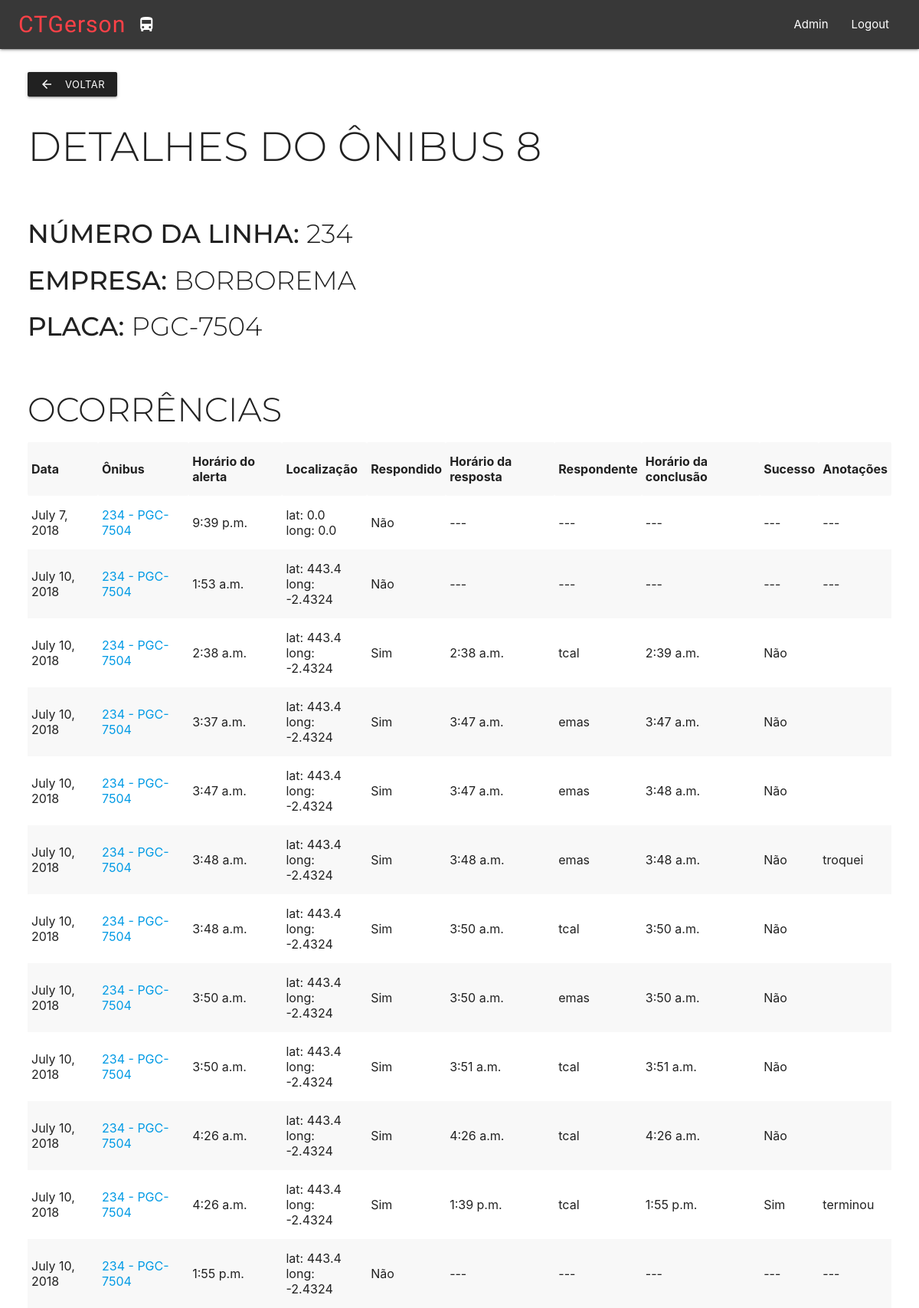
Page /onibus/8/ (signed in) on the earlier database version.
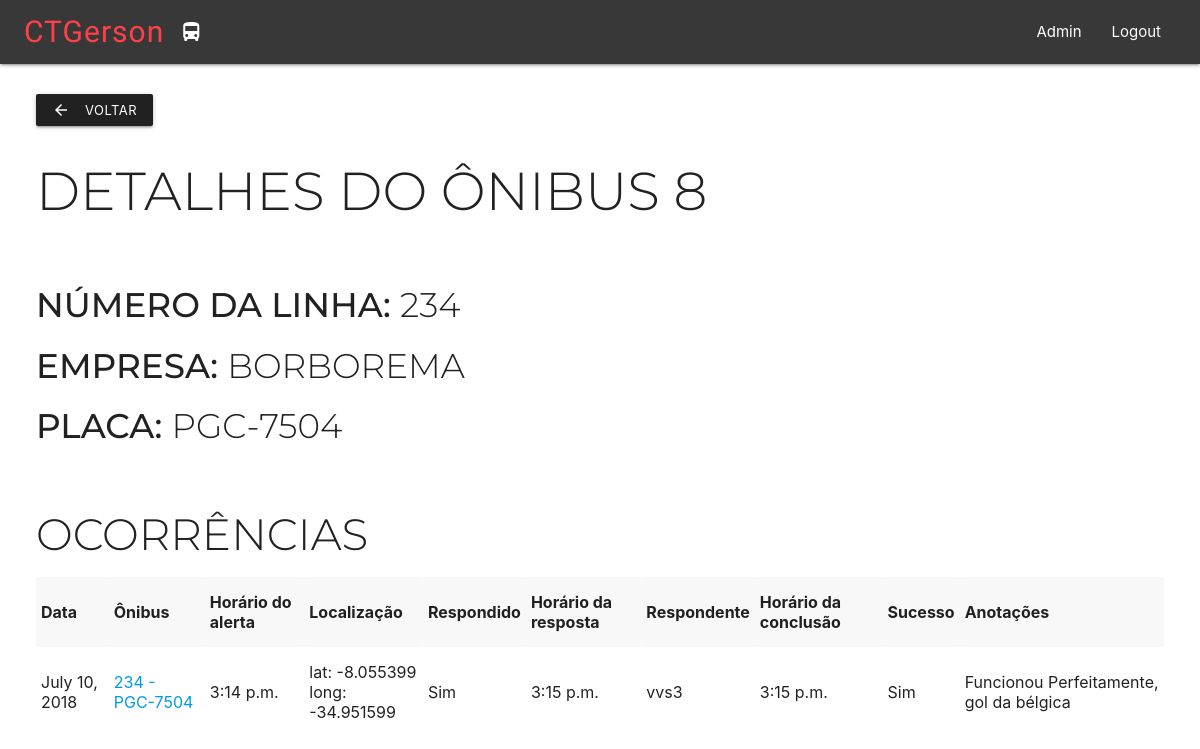
Same page on the later database version.
### CTGerson/models.py (models this page shows, shortened)
class Occurrence(models.Model):
    closed = models.BooleanField(default=False)
    date = models.DateField(default=timezone.localdate)
    bus = models.ForeignKey('CTGerson.Bus', on_delete=models.PROTECT, default=1)
    alert_time = models.TimeField(default=timezone.localtime)
    latitude = models.FloatField(default=0.0)
    longitude = models.FloatField(default=0.0)
    responded = models.BooleanField(default=False)
    response_time = models.TimeField(default=timezone.localtime)
    responder = models.ForeignKey('auth.User', on_delete=models.PROTECT, default=3)
    finish_time = models.TimeField(default=timezone.localtime)
    successfull = models.BooleanField(default=False)
    notes = models.TextField(blank=True)

class Bus(models.Model):
    plate = models.CharField(max_length=8)
    line_number = models.CharField(max_length=5)
    company = models.CharField(max_length=100)
    class Meta:
        permissions = (("can_see_bus_list", "See bus list"),)

### CTGerson/views.py (the view)
# urls.py: re_path('onibus/(?P<pk>[0-9]+)/', views.bus_detail, name='bus_detail'),
@login_required
@permission_required('Bus.can_see_bus_list')
def bus_detail(request, pk):
    admin = request.user.groups.filter(name='Administrators').exists()
    bus = get_object_or_404(Bus, pk=pk)
    occurrences = Occurrence.objects.filter(bus=bus)
    return render(request, 'bus_detail.html', {'admin': admin, 'bus': bus, 'occurrences': occurrences})

### CTGerson/templates/bus_detail.html
{% extends "base2.html" %}
{% block content %}
    <div class="row" style="margin-top: 30px;">
        <a href="http://127.0.0.1:8000/lista_onibus" class="waves-effect waves-light btn-small grey darken-4"><i class="material-icons left">arrow_back</i>Voltar</a>
    </div>
    <div class="page-title">
        <h2>Detalhes do ônibus {{ bus.id }}</h2>
        <br />
    </div>
    <div class="page-content">
        <h4><strong>Número da linha: </strong>{{ bus.line_number }}</h4>
        <h4><strong>Empresa: </strong>{{ bus.company }}</ph4>
        <h4><strong>Placa: </strong>{{ bus.plate }}</h4>
        <div>
            <br />
            <h3>Ocorrências</h3>
            {% if occurrences %}
                <table class="striped">
                    <tr>
                        <th>Data</th>
                        <th>Ônibus</th>
                        <th>Horário do alerta</th>
                        <th>Localização</th>
                        <th>Respondido</th>
                        <th>Horário da resposta</th>
                        <th>Respondente</th>
                        <th>Horário da conclusão</th>
                        <th>Sucesso</th>
                        <th>Anotações</th>
                    </tr>
                    {% for occurrence in occurrences %}
                        <tr>
                            <td>{{ occurrence.date }}</td>
                            <td><a href="{% url 'bus_detail' pk=occurrence.bus.pk %}">{{ occurrence.bus.line_number }} - {{ occurrence.bus.plate }}</a></td>
                            <td>{{ occurrence.alert_time }}</td>
                            <td>lat: {{ occurrence.latitude }} <br />long: {{ occurrence.longitude }}</td>
                            {% if occurrence.responded %}
                                    <td>Sim</td>
                                {% else %}
                                    <td>Não</td>
                                {% endif %}
                            {% if occurrence.responded %}
                                <td>{{ occurrence.response_time }}</td>
                                <td>{{ occurrence.responder.username }}</td>
                                <td>{{ occurrence.finish_time }}</td>
                                {% if occurrence.successfull %}
                                    <td>Sim</td>
                                {% else %}
                                    <td>Não</td>
                                {% endif %}
                                <td>{{ occurrence.notes }}</td>
                            {% else %}
                                <td>---</td>
                                <td>---</td>
                                <td>---</td>
                                <td>---</td>
                                <td>---</td>
                            {% endif %}
                        </tr>
                    {% endfor %}
                </table>
            {% else %}
                <p>Nenhuma ocorrência encontrada</p>
            {% endif %}
        </div>
    </div>
{% endblock content %}

Differences in the rows shown:
removed Occurrence: date "July 7, 2018", bus.line_number "234", bus.plate "PGC-7504", alert_time "9:39 p.m.", latitude "0.0", longitude "0.0", responded "Não"
removed Occurrence: date "July 10, 2018", bus.line_number "234", bus.plate "PGC-7504", alert_time "1:53 a.m.", latitude "443.4", longitude "-2.4324", responded "Não"
removed Occurrence: date "July 10, 2018", bus.line_number "234", bus.plate "PGC-7504", alert_time "2:38 a.m.", latitude "443.4", longitude "-2.4324", responded "Sim", response_time "2:38 a.m.", responder.username "tcal", finish_time "2:39 a.m.", successfull "Não"
removed Occurrence: date "July 10, 2018", bus.line_number "234", bus.plate "PGC-7504", alert_time "3:37 a.m.", latitude "443.4", longitude "-2.4324", responded "Sim", response_time "3:47 a.m.", responder.username "emas", finish_time "3:47 a.m.", successfull "Não"
removed Occurrence: date "July 10, 2018", bus.line_number "234", bus.plate "PGC-7504", alert_time "3:47 a.m.", latitude "443.4", longitude "-2.4324", responded "Sim", response_time "3:47 a.m.", responder.username "emas", finish_time "3:48 a.m.", successfull "Não"
removed Occurrence: date "July 10, 2018", bus.line_number "234", bus.plate "PGC-7504", alert_time "3:48 a.m.", latitude "443.4", longitude "-2.4324", responded "Sim", response_time "3:48 a.m.", responder.username "emas", finish_time "3:48 a.m.", successfull "Não", notes "troquei"
removed Occurrence: date "July 10, 2018", bus.line_number "234", bus.plate "PGC-7504", alert_time "3:48 a.m.", latitude "443.4", longitude "-2.4324", responded "Sim", response_time "3:50 a.m.", responder.username "tcal", finish_time "3:50 a.m.", successfull "Não"
removed Occurrence: date "July 10, 2018", bus.line_number "234", bus.plate "PGC-7504", alert_time "3:50 a.m.", latitude "443.4", longitude "-2.4324", responded "Sim", response_time "3:50 a.m.", responder.username "emas", finish_time "3:50 a.m.", successfull "Não"
removed Occurrence: date "July 10, 2018", bus.line_number "234", bus.plate "PGC-7504", alert_time "3:50 a.m.", latitude "443.4", longitude "-2.4324", responded "Sim", response_time "3:51 a.m.", responder.username "tcal", finish_time "3:51 a.m.", successfull "Não"
removed Occurrence: date "July 10, 2018", bus.line_number "234", bus.plate "PGC-7504", alert_time "4:26 a.m.", latitude "443.4", longitude "-2.4324", responded "Sim", response_time "4:26 a.m.", responder.username "tcal", finish_time "4:26 a.m.", successfull "Não"
removed Occurrence: date "July 10, 2018", bus.line_number "234", bus.plate "PGC-7504", alert_time "4:26 a.m.", latitude "443.4", longitude "-2.4324", responded "Sim", response_time "1:39 p.m.", responder.username "tcal", finish_time "1:55 p.m.", successfull "Sim", notes "terminou"
removed Occurrence: date "July 10, 2018", bus.line_number "234", bus.plate "PGC-7504", alert_time "1:55 p.m.", latitude "443.4", longitude "-2.4324", responded "Não"
added Occurrence: date "July 10, 2018", bus.line_number "234", bus.plate "PGC-7504", alert_time "3:14 p.m.", latitude "-8.055399", longitude "-34.951599", responded "Sim", response_time "3:15 p.m.", responder.username "vvs3", finish_time "3:15 p.m.", successfull "Sim", notes "Funcionou Perfeitamente, gol da bélgica"
